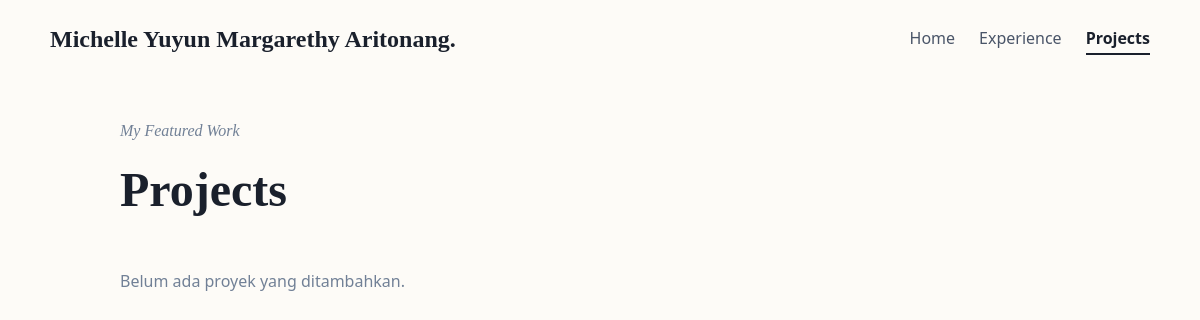
The app's page /projects/, older data.
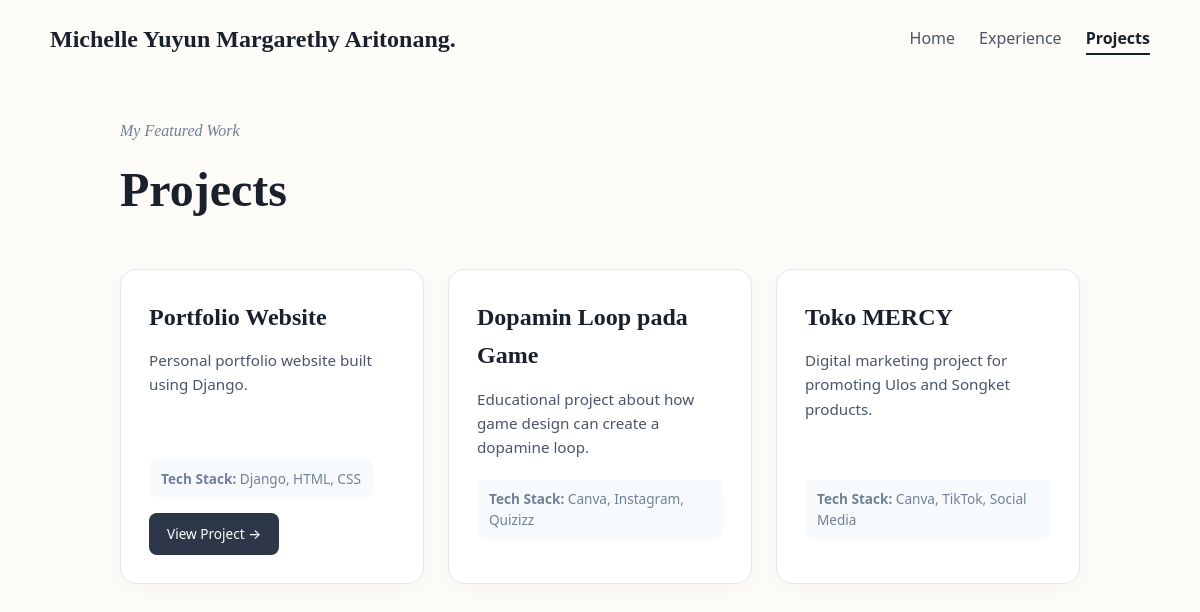
The same page, newer data.
### main/models.py (models this page shows, shortened)
class Project(models.Model):
    id = models.UUIDField(primary_key=True, default=uuid.uuid4, editable=False)
    title = models.CharField(max_length=255)
    description = models.TextField()
    tech_stack = models.CharField(max_length=255)
    project_url = models.URLField(blank=True, null=True)

### main/views.py (the view)
# urls.py: path('projects/', show_projects, name='show_projects'),
def show_projects(request):
    context = {
        "name": "Michelle Yuyun Margarethy Aritonang",
        "project_list": Project.objects.all(),
    }
    return render(request, "projects.html", context)

### main/templates/projects.html (shortened to what this page needs)
{% load static %}
<!DOCTYPE html>
<html lang="en">
<head>
    <link rel="stylesheet" href="{% static 'css/style.css' %}">
</head>
<body style="background-color: #fdfbf7; font-family: system-ui, -apple-system, sans-serif; color: #2d3748; margin: 0; padding: 0;">
    <header style="padding: 20px 40px; background: transparent;">
        <nav style="display: flex; justify-content: space-between; align-items: center; max-width: 1100px; margin: 0 auto;">
            <div style="font-family: serif; font-size: 1.5rem; font-weight: bold; color: #1a202c;">{{ name }}.</div>
            <ul style="display: flex; gap: 24px; list-style: none; margin: 0; padding: 0;">
                <li><a href="{% url 'main:show_main' %}" style="text-decoration: none; color: #4a5568; font-weight: 500;">Home</a></li>
                <li><a href="{% url 'main:show_experience' %}" style="text-decoration: none; color: #4a5568; font-weight: 500;">Experience</a></li>
                <li><a href="{% url 'main:show_projects' %}" style="text-decoration: none; color: #1a202c; font-weight: bold; border-bottom: 2px solid #1a202c; padding-bottom: 4px;">Projects</a></li>
            </ul>
        </nav>
    </header>
    <main style="max-width: 1000px; margin: 40px auto; padding: 0 20px;">
        <p style="font-family: serif; font-style: italic; color: #718096; margin-bottom: 8px;">My Featured Work</p>
        <h1 style="font-family: serif; font-size: 3rem; margin-top: 0; margin-bottom: 40px; color: #1a202c;">Projects</h1>
        {% if project_list %}
            <div style="display: grid; grid-template-columns: repeat(auto-fit, minmax(280px, 1fr)); gap: 24px;">
                {% for project in project_list %}
                    <div style="background: #ffffff; border: 1px solid #e2e8f0; border-radius: 16px; padding: 28px; box-shadow: 0 4px 20px rgba(0,0,0,0.03); display: flex; flex-direction: column; justify-content: space-between;">
                        <div>
                            <h3 style="font-family: serif; font-size: 1.5rem; margin-top: 0; margin-bottom: 12px; color: #1a202c;">{{ project.title }}</h3>
                            <p style="color: #4a5568; font-size: 0.95rem; line-height: 1.6; margin-bottom: 20px;">{{ project.description }}</p>
                        </div>
                        <div>
                            <p style="font-size: 0.85rem; color: #718096; margin-bottom: 16px; background: #f7fafc; padding: 8px 12px; border-radius: 8px; display: inline-block;">
                                <strong>Tech Stack:</strong> {{ project.tech_stack }}
                            </p>
                            {% if project.project_url %}
                                <div>
                                    <a href="{{ project.project_url }}" target="_blank" style="display: inline-block; padding: 10px 18px; background-color: #2d3748; color: #ffffff; text-decoration: none; border-radius: 8px; font-size: 0.85rem; font-weight: 500;">View Project &rarr;</a>
                                </div>
                            {% endif %}
                        </div>
                    </div>
                {% endfor %}
            </div>
        {% else %}
            <p style="color: #718096;">Belum ada proyek yang ditambahkan.</p>
        {% endif %}
    </main>
</body>
</html>

Row changes from the older to the newer data that the page shows:
added Project: title "Portfolio Website", description "Personal portfolio website built using Django.", tech_stack "Django, HTML, CSS"
added Project: title "Dopamin Loop pada Game", description "Educational project about how game design can create a dopamine loop.", tech_stack "Canva, Instagram, Quizizz"
added Project: title "Toko MERCY", description "Digital marketing project for promoting Ulos and Songket products.", tech_stack "Canva, TikTok, Social Media"
Text that changed along with them:
text no longer shown: "Belum ada proyek yang ditambahkan."
